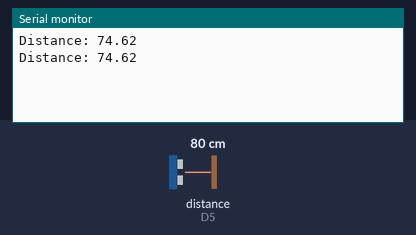
Bench run of a program on a simulated ESP8266 (Wemos D1 mini). Shown: the last lines printed to the serial monitor. Wiring (inferred from the names in the program): ultrasonic range finder: trigger D6; echo D5. The test bench sets the inputs (shaded band); at power-on: distance to the obstacle (sensor on D5) 80 cm. The echo pulse lasts 58.3 µs per cm.

Above: at 4.8 s.
4.9 s: distance to the obstacle (sensor on D5) set to 2 cm
At 7.3 s:
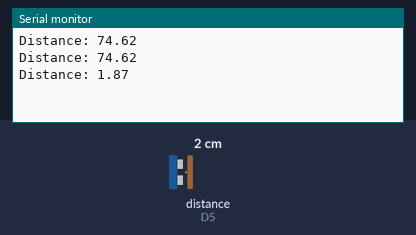
7.9 s: distance to the obstacle (sensor on D5) set to 4 cm
At 8.9 s:
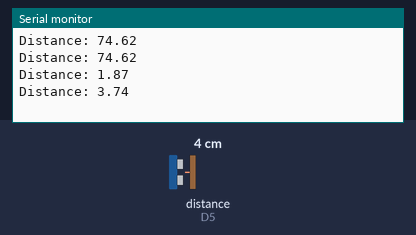
Timing chart, 0 to 10.9 s (numbered marks = the images above; inputs shaded):
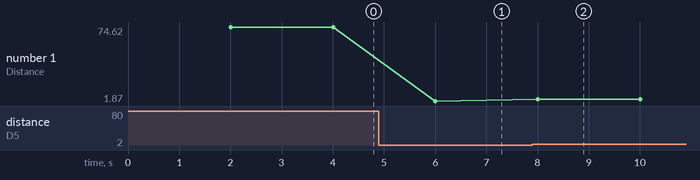

Measured:
- after the input at 4.9 s, the serial monitor: prints a new line after 1.1 s (image 1)
- after the input at 7.9 s, the serial monitor: prints a new line after 0.11 s (image 2)
- plotted number 1: 74.62 → 1.87 after the input at 4.9 s, 1.87 → 3.74 after the input at 7.9 s

The program:

main.cpp
```cpp
#include <Arduino.h>

#define SOUND_SPEED 0.032

const uint8_t trigPin = D6;
const uint8_t echoPin = D5;

uint32_t lastReadDistanceTime = 0;
const uint32_t readDistanceDebounce = 2000;

void setup()
{
  Serial.begin(115200);
  pinMode(trigPin, OUTPUT);
  pinMode(echoPin, INPUT);
}

void loop()
{
  uint32_t currentTime = millis();
  if (currentTime - lastReadDistanceTime > readDistanceDebounce)
  {
    lastReadDistanceTime = currentTime;

    digitalWrite(trigPin, LOW);
    delayMicroseconds(2);

    digitalWrite(trigPin, HIGH);
    delayMicroseconds(10);
    digitalWrite(trigPin, LOW);

    uint32_t duration = pulseIn(echoPin, HIGH, 30000);

    if (duration == 0)
    {
      Serial.println("No signal");
    }
    else {
      float distance = duration * (SOUND_SPEED / 2);
      Serial.println("Distance: " + String(distance));
    }
  }
}
```
